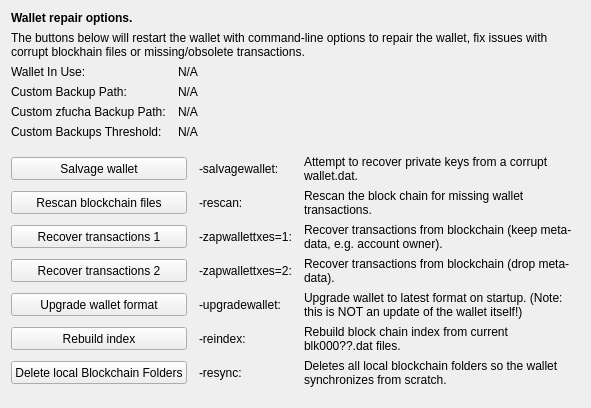
     <widget class="QWidget" name="tab_repair">
      <attribute name="title">
       <string>&amp;Wallet Repair</string>
      </attribute>
      <layout class="QGridLayout" name="gridLayout_4" columnstretch="0,0,0,0">
       <property name="horizontalSpacing">
        <number>12</number>
       </property>
       <item row="0" column="0" colspan="4">
        <widget class="QLabel" name="label_repair_header">
         <property name="font">
          <font>
           <weight>75</weight>
           <bold>true</bold>
          </font>
         </property>
         <property name="text">
          <string>Wallet repair options.</string>
         </property>
        </widget>
       </item>
       <item row="1" column="0" colspan="4">
        <widget class="QLabel" name="label_repair_helptext">
         <property name="font">
          <font>
           <weight>50</weight>
           <bold>false</bold>
          </font>
         </property>
         <property name="text">
          <string>The buttons below will restart the wallet with command-line options to repair the wallet, fix issues with corrupt blockhain files or missing/obsolete transactions.</string>
         </property>
         <property name="wordWrap">
          <bool>true</bool>
         </property>
        </widget>
       </item>
       <item row="2" column="0">
        <widget class="QLabel" name="wallet_path_label">
         <property name="text">
          <string>Wallet In Use:</string>
         </property>
        </widget>
       </item>
       <item row="2" column="1" colspan="3">
        <widget class="QLabel" name="wallet_path">
         <property name="cursor">
          <cursorShape>IBeamCursor</cursorShape>
         </property>
         <property name="text">
          <string>N/A</string>
         </property>
         <property name="textFormat">
          <enum>Qt::PlainText</enum>
         </property>
         <property name="textInteractionFlags">
          <set>Qt::LinksAccessibleByMouse|Qt::TextSelectableByKeyboard|Qt::TextSelectableByMouse</set>
         </property>
        </widget>
       </item>
       <item row="3" column="0">
        <widget class="QLabel" name="wallet_custombackuppath_label">
         <property name="visible">
          <bool>false</bool>
         </property>
         <property name="text">
          <string>Custom Backup Path:</string>
         </property>
        </widget>
       </item>
       <item row="3" column="1" colspan="3">
        <widget class="QLabel" name="wallet_custombackuppath">
         <property name="cursor">
          <cursorShape>IBeamCursor</cursorShape>
         </property>
         <property name="visible">
          <bool>false</bool>
         </property>
         <property name="text">
          <string>N/A</string>
         </property>
         <property name="textFormat">
          <enum>Qt::PlainText</enum>
         </property>
         <property name="textInteractionFlags">
          <set>Qt::LinksAccessibleByMouse|Qt::TextSelectableByKeyboard|Qt::TextSelectableByMouse</set>
         </property>
        </widget>
       </item>
       <item row="4" column="0">
        <widget class="QLabel" name="wallet_customzfuchabackuppath_label">
         <property name="visible">
          <bool>false</bool>
         </property>
         <property name="text">
          <string>Custom zfucha Backup Path:</string>
         </property>
        </widget>
       </item>
       <item row="4" column="1" colspan="3">
        <widget class="QLabel" name="wallet_customzfuchabackuppath">
         <property name="cursor">
          <cursorShape>IBeamCursor</cursorShape>
         </property>
         <property name="visible">
          <bool>false</bool>
         </property>
         <property name="text">
          <string>N/A</string>
         </property>
         <property name="textFormat">
          <enum>Qt::PlainText</enum>
         </property>
         <property name="textInteractionFlags">
          <set>Qt::LinksAccessibleByMouse|Qt::TextSelectableByKeyboard|Qt::TextSelectableByMouse</set>
         </property>
        </widget>
       </item>
       <item row="5" column="0">
        <widget class="QLabel" name="wallet_custombackupthreshold_label">
         <property name="visible">
          <bool>false</bool>
         </property>
         <property name="text">
          <string>Custom Backups Threshold:</string>
         </property>
        </widget>
       </item>
       <item row="5" column="1" colspan="3">
        <widget class="QLabel" name="wallet_custombackupthreshold">
         <property name="cursor">
          <cursorShape>IBeamCursor</cursorShape>
         </property>
         <property name="visible">
          <bool>false</bool>
         </property>
         <property name="text">
          <string>N/A</string>
         </property>
         <property name="textFormat">
          <enum>Qt::PlainText</enum>
         </property>
         <property name="textInteractionFlags">
          <set>Qt::LinksAccessibleByMouse|Qt::TextSelectableByKeyboard|Qt::TextSelectableByMouse</set>
         </property>
        </widget>
       </item>
       <item row="6" column="0">
        <spacer name="verticalSpacer_repair1">
         <property name="orientation">
          <enum>Qt::Vertical</enum>
         </property>
         <property name="sizeHint" stdset="0">
          <size>
           <width>10</width>
           <height>10</height>
          </size>
         </property>
        </spacer>
       </item>
       <item row="7" column="0" colspan="2">
        <widget class="QPushButton" name="btn_salvagewallet">
         <property name="minimumSize">
          <size>
           <width>100</width>
           <height>23</height>
          </size>
         </property>
         <property name="text">
          <string>Salvage wallet</string>
         </property>
        </widget>
       </item>
       <item row="7" column="2">
        <widget class="QLabel" name="label_repair_salvage_command">
         <property name="text">
          <string notr="true">-salvagewallet:</string>
         </property>
        </widget>
       </item>
       <item row="7" column="3">
        <widget class="QLabel" name="label_repair_salvage">
         <property name="text">
          <string>Attempt to recover private keys from a corrupt wallet.dat.</string>
         </property>
         <property name="wordWrap">
          <bool>true</bool>
         </property>
        </widget>
       </item>
       <item row="8" column="0" colspan="2">
        <widget class="QPushButton" name="btn_rescan">
         <property name="minimumSize">
          <size>
           <width>100</width>
           <height>23</height>
          </size>
         </property>
         <property name="text">
          <string>Rescan blockchain files</string>
         </property>
        </widget>
       </item>
       <item row="8" column="2">
        <widget class="QLabel" name="label_repair_rescan_command">
         <property name="text">
          <string notr="true">-rescan:</string>
         </property>
        </widget>
       </item>
       <item row="8" column="3">
        <widget class="QLabel" name="label_repair_rescan">
         <property name="text">
          <string>Rescan the block chain for missing wallet transactions.</string>
         </property>
         <property name="wordWrap">
          <bool>true</bool>
         </property>
        </widget>
       </item>
       <item row="9" column="0" colspan="2">
        <widget class="QPushButton" name="btn_zapwallettxes1">
         <property name="minimumSize">
          <size>
           <width>100</width>
           <height>23</height>
          </size>
         </property>
         <property name="text">
          <string>Recover transactions 1</string>
         </property>
        </widget>
       </item>
       <item row="9" column="2">
        <widget class="QLabel" name="label_repair_zap1_command">
         <property name="text">
          <string notr="true">-zapwallettxes=1:</string>
         </property>
        </widget>
       </item>
       <item row="9" column="3">
        <widget class="QLabel" name="label_repair_zap1">
         <property name="text">
          <string>Recover transactions from blockchain (keep meta-data, e.g. account owner).</string>
         </property>
         <property name="wordWrap">
          <bool>true</bool>
         </property>
        </widget>
       </item>
       <item row="10" column="0" colspan="2">
        <widget class="QPushButton" name="btn_zapwallettxes2">
         <property name="minimumSize">
          <size>
           <width>100</width>
           <height>23</height>
          </size>
         </property>
         <property name="text">
          <string>Recover transactions 2</string>
         </property>
        </widget>
       </item>
       <item row="10" column="2">
        <widget class="QLabel" name="label_repair_zap2_command">
         <property name="text">
          <string notr="true">-zapwallettxes=2:</string>
         </property>
        </widget>
       </item>
       <item row="10" column="3">
        <widget class="QLabel" name="label_repair_zap2">
         <property name="text">
          <string>Recover transactions from blockchain (drop meta-data).</string>
         </property>
         <property name="wordWrap">
          <bool>true</bool>
         </property>
        </widget>
       </item>
       <item row="11" column="0" colspan="2">
        <widget class="QPushButton" name="btn_upgradewallet">
         <property name="minimumSize">
          <size>
           <width>100</width>
           <height>23</height>
          </size>
         </property>
         <property name="text">
          <string>Upgrade wallet format</string>
         </property>
        </widget>
       </item>
       <item row="11" column="2">
        <widget class="QLabel" name="label_repair_upgrade_command">
         <property name="text">
          <string notr="true">-upgradewallet:</string>
         </property>
        </widget>
       </item>
       <item row="11" column="3">
        <widget class="QLabel" name="label_repair_upgrade">
         <property name="text">
          <string>Upgrade wallet to latest format on startup. (Note: this is NOT an update of the wallet itself!)</string>
         </property>
         <property name="wordWrap">
          <bool>true</bool>
         </property>
        </widget>
       </item>
       <item row="12" column="0" colspan="2">
        <widget class="QPushButton" name="btn_reindex">
         <property name="minimumSize">
          <size>
           <width>100</width>
           <height>23</height>
          </size>
         </property>
         <property name="text">
          <string>Rebuild index</string>
         </property>
        </widget>
       </item>
       <item row="12" column="2">
        <widget class="QLabel" name="label_repair_reindex_command">
         <property name="text">
          <string notr="true">-reindex:</string>
         </property>
        </widget>
       </item>
       <item row="12" column="3">
        <widget class="QLabel" name="label_repair_reindex">
         <property name="text">
          <string>Rebuild block chain index from current blk000??.dat files.</string>
         </property>
         <property name="wordWrap">
          <bool>true</bool>
         </property>
        </widget>
       </item>
       <item row="13" column="0" colspan="2">
        <widget class="QPushButton" name="btn_resync">
         <property name="minimumSize">
          <size>
           <width>100</width>
           <height>23</height>
          </size>
         </property>
         <property name="text">
          <string>Delete local Blockchain Folders</string>
         </property>
        </widget>
       </item>
       <item row="13" column="2">
        <widget class="QLabel" name="label_repair_resync_command">
         <property name="text">
          <string>-resync:</string>
         </property>
        </widget>
       </item>
       <item row="13" column="3">
        <widget class="QLabel" name="label_repair_resync">
         <property name="text">
          <string>Deletes all local blockchain folders so the wallet synchronizes from scratch.</string>
         </property>
         <property name="wordWrap">
          <bool>true</bool>
         </property>
        </widget>
       </item>
       <item row="14" column="0">
        <spacer name="verticalSpacer_repair2">
         <property name="orientation">
          <enum>Qt::Vertical</enum>
         </property>
         <property name="sizeHint" stdset="0">
          <size>
           <width>20</width>
           <height>10</height>
          </size>
         </property>
        </spacer>
       </item>
      </layout>
     </widget>
